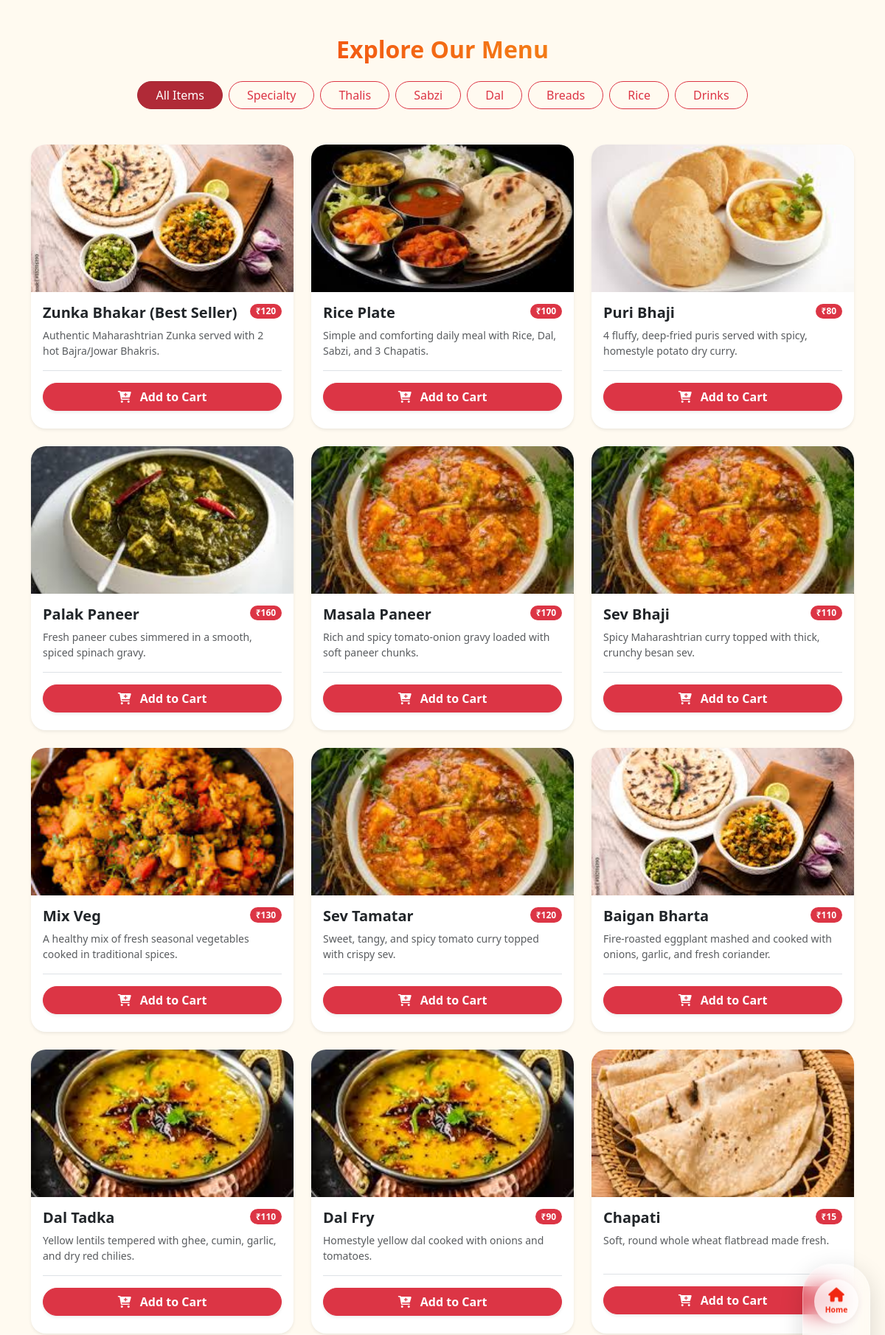
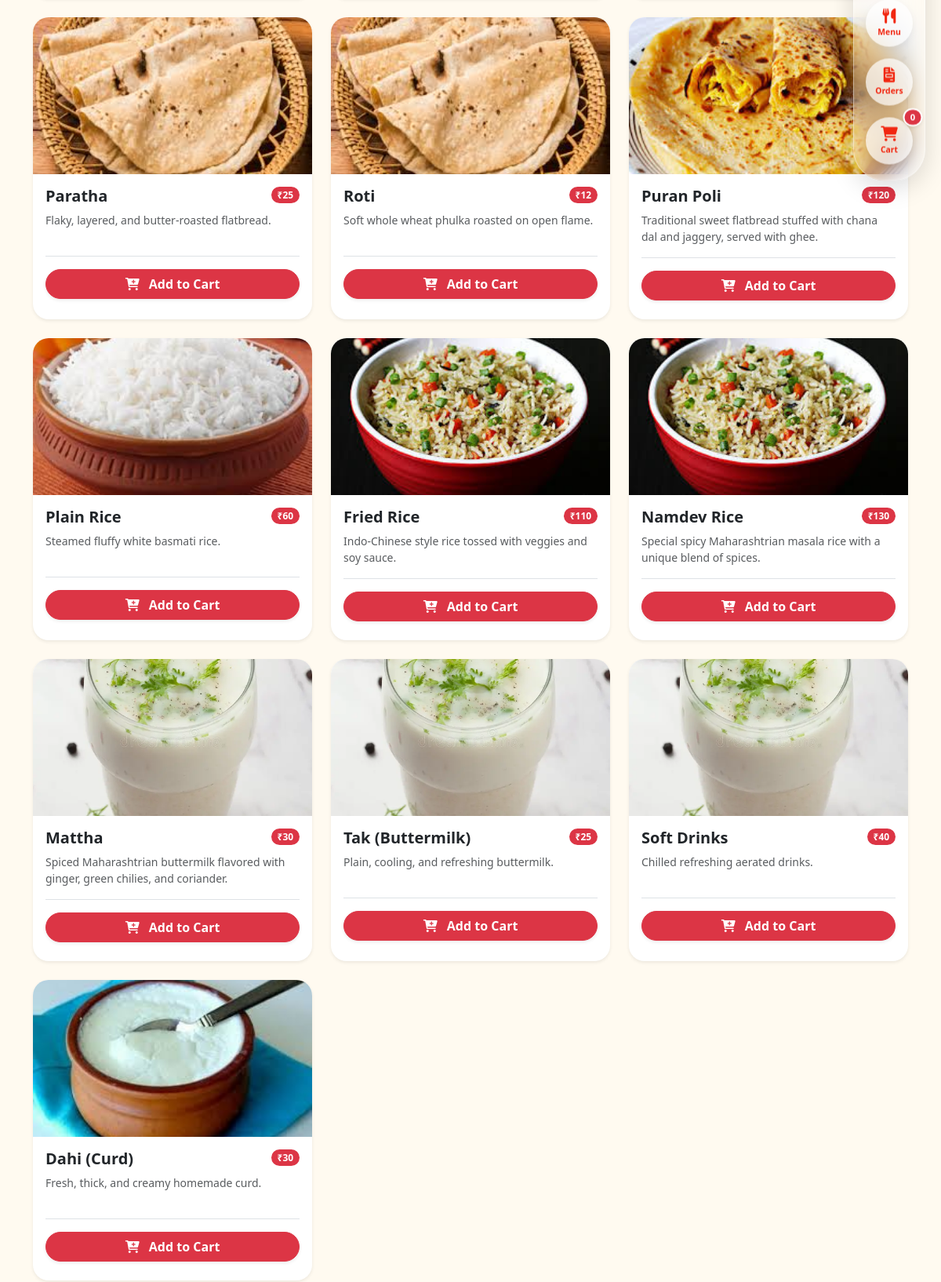
The page /menu (upper part) on the database its author committed (2 pictures, top to bottom).
### models.py (models this page shows)
class MenuItem(db.Model):
    id = db.Column(db.Integer, primary_key=True)
    name = db.Column(db.String(100), nullable=False)
    category = db.Column(db.String(50), nullable=False)
    price = db.Column(db.Integer, nullable=False)
    description = db.Column(db.String(255))
    image_url = db.Column(db.String(500), nullable=False)

### app.py (the view)
@app.route('/menu')
def menu():
    menu_items = MenuItem.query.all()
    return render_template('menu.html', menu=menu_items)

### templates/menu.html (shortened to what this page needs)
{% extends 'base.html' %}
{% block content %}
<div class="container my-5">
    <h2 class="text-center mb-4 fw-bold text-gradient" data-aos="fade-down">Explore Our Menu</h2>
    <div class="d-flex flex-wrap justify-content-center gap-2 mb-5" data-aos="fade-up">
        <button class="btn btn-danger rounded-pill px-4 filter-btn active" onclick="filterMenu('all')">All Items</button>
        <button class="btn btn-outline-danger rounded-pill px-4 filter-btn" onclick="filterMenu('Specialty')">Specialty</button>
        <button class="btn btn-outline-danger rounded-pill px-4 filter-btn" onclick="filterMenu('Thali')">Thalis</button>
        <button class="btn btn-outline-danger rounded-pill px-4 filter-btn" onclick="filterMenu('Main Course')">Sabzi</button>
        <button class="btn btn-outline-danger rounded-pill px-4 filter-btn" onclick="filterMenu('Dal')">Dal</button>
        <button class="btn btn-outline-danger rounded-pill px-4 filter-btn" onclick="filterMenu('Breads')">Breads</button>
        <button class="btn btn-outline-danger rounded-pill px-4 filter-btn" onclick="filterMenu('Rice')">Rice</button>
        <button class="btn btn-outline-danger rounded-pill px-4 filter-btn" onclick="filterMenu('Beverages')">Drinks</button>
    </div>
    <div class="row g-4" id="menu-grid">
        {% for item in menu %}
        <div class="col-md-4 menu-item-column {{ item.category }}" data-aos="zoom-in">
            <div class="card h-100 shadow-sm premium-card pb-2">
                <img src="{{ url_for('static', filename=item.image_url) }}" class="card-img-top" alt="{{ item.name }}" style="height: 200px; object-fit: cover;">
                <div class="card-body">
                    <div class="d-flex justify-content-between align-items-start mb-2">
                        <h5 class="card-title fw-bold mb-0 text-dark">{{ item.name }}</h5>
                        <span class="badge bg-danger rounded-pill">₹{{ item.price }}</span>
                    </div>
                    <p class="card-text text-muted small" style="min-height: 40px;">{{ item.description }}</p>
                    <div class="mt-3 pt-3 border-top">
                        <a href="{{ url_for('add_to_cart', item_id=item.id) }}" class="btn btn-danger w-100 rounded-pill shadow-sm fw-bold">
                            <i class="fas fa-cart-plus me-2"></i> Add to Cart
                        </a>
                    </div>
                </div>
            </div>
        </div>
        {% endfor %}
    </div>
</div>
{% endblock %}

### templates/base.html (shortened to what this page needs)
<!DOCTYPE html>
<html lang="en">
<head>
    <link href="https://cdn.jsdelivr.net/npm/bootstrap@5.3.0/dist/css/bootstrap.min.css" rel="stylesheet">
    <link rel="stylesheet" href="https://cdnjs.cloudflare.com/ajax/libs/font-awesome/6.0.0/css/all.min.css">
    <link href="https://unpkg.com/aos@2.3.1/dist/aos.css" rel="stylesheet">
    <link rel="stylesheet" href="{{ url_for('static', filename='style.css') }}">
</head>
<body>
    <div class="glass-nav-right">
        <a href="{{ url_for('home') }}" class="glass-nav-item">
            <i class="fas fa-home"></i>
            <span class="nav-label">Home</span>
        </a>
        <a href="{{ url_for('menu') }}" class="glass-nav-item">
            <i class="fas fa-utensils"></i>
            <span class="nav-label">Menu</span>
        </a>
        <a href="{{ url_for('order_history') }}" class="glass-nav-item">
            <i class="fas fa-file-invoice"></i>
            <span class="nav-label">Orders</span>
        </a>
        <a href="{{ url_for('view_cart') }}" class="glass-nav-item text-decoration-none">
            <i class="fas fa-shopping-cart"></i>
            <span class="nav-label">Cart</span>
            <span class="position-absolute top-0 start-100 translate-middle badge rounded-pill bg-danger shadow-sm" style="font-size: 0.7rem; border: 2px solid white;">
                {{ session.get('cart', {}) | length }}
            </span>
        </a>
    </div>
    <main>
        {% block content %}{% endblock %}
    </main>
</body>
</html>

### static/style.css (style rules this page uses)
:root { --primary-color: #e65100; }
body { background-color: #fafafa; font-family: 'Segoe UI', Tahoma, sans-serif; }
.text-gradient { background: -webkit-linear-gradient(45deg, #f12711, #f5af19); -webkit-background-clip: text; -webkit-text-fill-color: transparent; }
.premium-card { border: none; border-radius: 20px; overflow: hidden; transition: all 0.4s ease; box-shadow: 0 10px 30px rgba(0,0,0,0.08); background: #fff; }
.glass-nav-right { position: fixed; right: 20px; top: 50%; transform: translateY(-50%); display: flex; flex-direction: column; gap: 15px; padding: 20px 15px; background: rgba(255, 255, 255, 0.2); backdrop-filter: blur(15px); -webkit-backdrop-filter: blur(15px); border: 1px solid rgba(255, 255, 255, 0.4); border-radius: 40px; z-index: 1050; box-shadow: 0 8px 32px 0 rgba(0, 0, 0, 0.15); }
.glass-nav-item { display: flex; flex-direction: column; align-items: center; justify-content: center; width: 60px; height: 60px; border-radius: 50%; background: rgba(255, 255, 255, 0.7); color: #f12711; text-decoration: none; font-size: 1.2rem; transition: all 0.3s ease; box-shadow: 0 4px 10px rgba(0,0,0,0.05); position: relative; }
.glass-nav-item span.nav-label { font-size: 0.65rem; font-weight: bold; margin-top: 4px; }

### rows shown on the page
MenuItem: image_url (picture), name "Zunka Bhakar (Best Seller)", price "120", description "Authentic Maharashtrian Zunka served with 2 hot Bajra/Jowar Bhakris."
MenuItem: image_url (picture), name "Rice Plate", price "100", description "Simple and comforting daily meal with Rice, Dal, Sabzi, and 3 Chapatis."
MenuItem: image_url (picture), name "Puri Bhaji", price "80", description "4 fluffy, deep-fried puris served with spicy, homestyle potato dry curry."
MenuItem: image_url (picture), name "Palak Paneer", price "160", description "Fresh paneer cubes simmered in a smooth, spiced spinach gravy."
MenuItem: image_url (picture), name "Masala Paneer", price "170", description "Rich and spicy tomato-onion gravy loaded with soft paneer chunks."
MenuItem: image_url (picture), name "Sev Bhaji", price "110", description "Spicy Maharashtrian curry topped with thick, crunchy besan sev."
MenuItem: image_url (picture), name "Mix Veg", price "130", description "A healthy mix of fresh seasonal vegetables cooked in traditional spices."
MenuItem: image_url (picture), name "Sev Tamatar", price "120", description "Sweet, tangy, and spicy tomato curry topped with crispy sev."
MenuItem: image_url (picture), name "Baigan Bharta", price "110", description "Fire-roasted eggplant mashed and cooked with onions, garlic, and fresh coriander."
MenuItem: image_url (picture), name "Dal Tadka", price "110", description "Yellow lentils tempered with ghee, cumin, garlic, and dry red chilies."
MenuItem: image_url (picture), name "Dal Fry", price "90", description "Homestyle yellow dal cooked with onions and tomatoes."
MenuItem: image_url (picture), name "Chapati", price "15", description "Soft, round whole wheat flatbread made fresh."
MenuItem: image_url (picture), name "Paratha", price "25", description "Flaky, layered, and butter-roasted flatbread."
MenuItem: image_url (picture), name "Roti", price "12", description "Soft whole wheat phulka roasted on open flame."
MenuItem: image_url (picture), name "Puran Poli", price "120", description "Traditional sweet flatbread stuffed with chana dal and jaggery, served with ghee."
MenuItem: image_url (picture), name "Plain Rice", price "60", description "Steamed fluffy white basmati rice."
MenuItem: image_url (picture), name "Fried Rice", price "110", description "Indo-Chinese style rice tossed with veggies and soy sauce."
MenuItem: image_url (picture), name "Namdev Rice", price "130", description "Special spicy Maharashtrian masala rice with a unique blend of spices."
MenuItem: image_url (picture), name "Mattha", price "30", description "Spiced Maharashtrian buttermilk flavored with ginger, green chilies, and coriander."
MenuItem: image_url (picture), name "Tak (Buttermilk)", price "25", description "Plain, cooling, and refreshing buttermilk."
MenuItem: image_url (picture), name "Soft Drinks", price "40", description "Chilled refreshing aerated drinks."
MenuItem: image_url (picture), name "Dahi (Curd)", price "30", description "Fresh, thick, and creamy homemade curd."

### other values the page prints
{{ session.get('cart', {}) | length }} "0"
